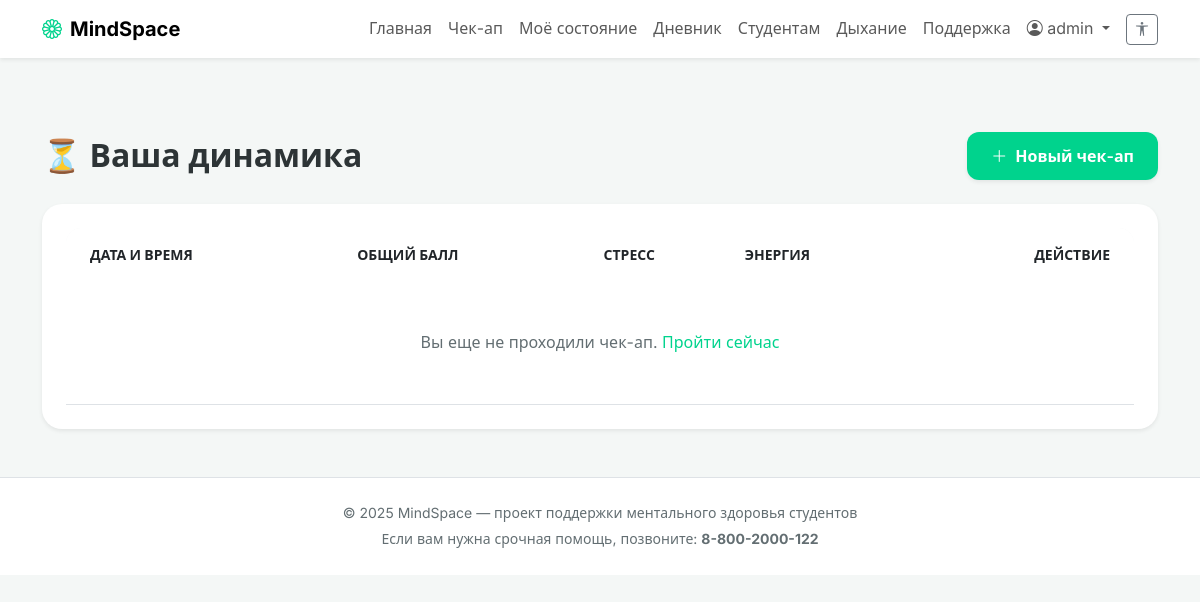
/checkups (signed in), run on an earlier commit of the app's database.
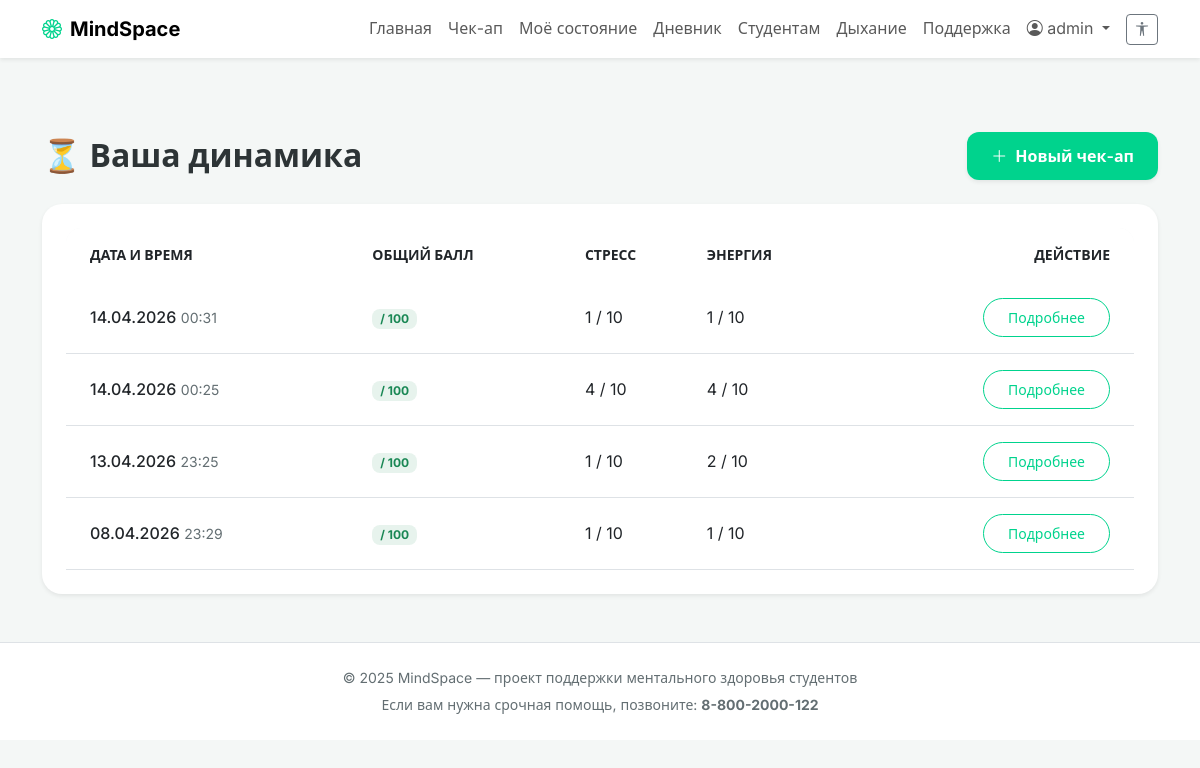
And on a later commit of the database.
### models.py (models this page shows, shortened)
class User(UserMixin, db.Model):
    __tablename__ = 'users'
    id = db.Column(db.Integer, primary_key=True)
    username = db.Column(db.String(64), unique=True, nullable=False)
    email = db.Column(db.String(120), unique=True, nullable=False)
    password_hash = db.Column(db.String(128), nullable=False)
    created_at = db.Column(db.DateTime, default=novosibirsk_time)
    checkups = db.relationship('Checkup', backref='user', lazy='dynamic')
    journal_entries = db.relationship('JournalEntry', backref='user', lazy='dynamic')

class Checkup(db.Model):
    __tablename__ = 'checkups'
    id = db.Column(db.Integer, primary_key=True)
    user_id = db.Column(db.Integer, db.ForeignKey('users.id'), nullable=False)
    date = db.Column(db.DateTime, default=novosibirsk_time)
    stress = db.Column(db.Integer)
    sleep = db.Column(db.Integer)
    energy = db.Column(db.Integer)
    focus = db.Column(db.Integer)
    satisfaction = db.Column(db.Integer)
    motivation = db.Column(db.Integer)
    social = db.Column(db.Integer)
    nutrition = db.Column(db.Integer)
    hopes = db.Column(db.Integer)
    control = db.Column(db.Integer)

### app.py (the view)
@app.route('/checkups')
@login_required
def checkups_history():
    checkups = Checkup.query.filter_by(user_id=current_user.id).order_by(Checkup.date.desc()).all()
    return render_template('checkups_history.html', checkups=checkups, questions=SIMPLE_QUESTIONS_MAP)

### app.py (called while the page is built)
@app.context_processor
def inject_timezone():
    return dict(tz=pytz.timezone('Asia/Novosibirsk'))

@login_manager.user_loader
def load_user(user_id):
    return User.query.get(int(user_id))

### templates/checkups_history.html
{% extends "base.html" %}
{% block content %}
<div class="d-flex justify-content-between align-items-center mb-4">
    <h2 class="fw-bold mb-0">⏳ Ваша динамика</h2>
    <a href="{{ url_for('checkup') }}" class="btn btn-primary shadow-sm"><i class="bi bi-plus-lg me-1"></i> Новый
        чек-ап</a>
</div>
<div class="card border-0 shadow-sm">
    <div class="card-body p-0">
        <div class="table-responsive">
            <table class="table table-hover align-middle mb-0">
                <thead class="bg-light text-muted small text-uppercase">
                    <tr>
                        <th class="ps-4 py-3 border-0" style="border-top-left-radius: 15px;">Дата и время</th>
                        <th class="py-3 border-0">Общий балл</th>
                        <th class="py-3 border-0">Стресс</th>
                        <th class="py-3 border-0">Энергия</th>
                        <th class="pe-4 py-3 border-0 text-end" style="border-top-right-radius: 15px;">Действие</th>
                    </tr>
                </thead>
                <tbody>
                    {% if checkups %}
                    {% for checkup in checkups %}
                    <tr>
                        <td class="ps-4 py-3"><span class="fw-medium">{{ checkup.date.strftime('%d.%m.%Y') }}</span>
                            <span class="text-muted small">{{ checkup.date.strftime('%H:%M') }}</span></td>
                        <td class="py-3"><span class="badge bg-success bg-opacity-10 text-success px-2 py-1"
                                style="border-radius: 8px;">{{ checkup.total_score }} / 100</span></td>
                        <td class="py-3">{{ checkup.stress }} / 10</td>
                        <td class="py-3">{{ checkup.energy }} / 10</td>
                        <td class="pe-4 py-3 text-end">
                            <a href="{{ url_for('result', checkup_id=checkup.id) }}"
                                class="btn btn-sm btn-outline-primary" style="border-radius: 8px;">Подробнее</a>
                        </td>
                    </tr>
                    {% endfor %}
                    {% else %}
                    <tr>
                        <td colspan="5" class="text-center py-5 text-muted">
                            Вы еще не проходили чек-ап. <a href="{{ url_for('checkup') }}" class="text-decoration-none"
                                style="color: var(--primary);">Пройти сейчас</a>
                        </td>
                    </tr>
                    {% endif %}
                </tbody>
            </table>
        </div>
    </div>
</div>
{% endblock %}

### templates/base.html (shortened to what this page needs)
<!DOCTYPE html>
<html lang="ru">
<head>
    <link href="https://cdn.jsdelivr.net/npm/bootstrap@5.3.0/dist/css/bootstrap.min.css" rel="stylesheet">
    <link rel="stylesheet" href="https://cdn.jsdelivr.net/npm/bootstrap-icons@1.11.3/font/bootstrap-icons.min.css">
    <link rel="stylesheet" href="{{ url_for('static', filename='css/style.css') }}">
</head>
<body>
    <nav class="navbar navbar-expand-lg fixed-top bg-white shadow-sm py-2">
        <div class="container">
            <a class="navbar-brand fw-bold" href="{{ url_for('index') }}">
                <i class="bi bi-flower1 me-2" style="color: var(--primary);"></i>MindSpace
            </a>
            <div class="collapse navbar-collapse" id="navbarNav">
                <ul class="navbar-nav ms-auto align-items-center">
                    {% if current_user.is_authenticated %}
                    <li class="nav-item"><a class="nav-link" href="{{ url_for('index') }}">Главная</a></li>
                    <li class="nav-item"><a class="nav-link" href="{{ url_for('checkup') }}">Чек-ап</a></li>
                    <li class="nav-item"><a class="nav-link" href="{{ url_for('my_state') }}">Моё состояние</a></li>
                    <li class="nav-item"><a class="nav-link" href="{{ url_for('journal') }}">Дневник</a></li>
                    <li class="nav-item"><a class="nav-link" href="{{ url_for('student') }}">Студентам</a></li>
                    <li class="nav-item"><a class="nav-link" href="{{ url_for('breathing') }}">Дыхание</a></li>
                    <li class="nav-item"><a class="nav-link" href="{{ url_for('support') }}">Поддержка</a></li>
                    <li class="nav-item dropdown">
                        <a class="nav-link dropdown-toggle" href="#" role="button" data-bs-toggle="dropdown">
                            <i class="bi bi-person-circle"></i> {{ current_user.username }}
                        </a>
                    </li>
                    <li class="nav-item ms-2">
                        <button id="enable-accessibility" class="btn btn-outline-secondary btn-sm"
                            title="Панель доступности">
                            <i class="bi bi-universal-access"></i>
                        </button>
                    </li>
                    {% else %}
                    <li class="nav-item"><a class="nav-link" href="{{ url_for('login') }}">Войти</a></li>
                    <li class="nav-item"><a class="nav-link" href="{{ url_for('register') }}">Регистрация</a></li>
                    {% endif %}
                </ul>
            </div>
        </div>
    </nav>
    <main class="container mt-5 pt-4">
        {% block content %}{% endblock %}
    </main>
    <footer class="mt-5 py-4 bg-white border-top">
        <div class="container text-center text-muted small">
            <p class="mb-1">© 2025 MindSpace — проект поддержки ментального здоровья студентов</p>
            <p class="mb-0">Если вам нужна срочная помощь, позвоните: <strong>8-800-2000-122</strong></p>
        </div>
    </footer>
</body>
</html>

### static/css/style.css (style rules this page uses)
:root { --primary: #00d38d; --bg-color: #f4f7f6; --card-bg: #ffffff; --text-color: #2d3436; --text-muted: #636e72; --border-color: #e9ecef; --font-main: 'Inter', system-ui, sans-serif; --font-size-multiplier: 1; --radius: 20px; --radius-small: 12px; }
html { font-size: calc(16px * var(--font-size-multiplier)); }
body { background-color: var(--bg-color); color: var(--text-color); font-family: var(--font-main); line-height: 1.6; transition: all 0.2s ease; margin: 0; padding-top: 60px; }
.navbar, .accessibility-panel, footer, .card { background-color: var(--card-bg) !important; color: var(--text-color) !important; }
.text-muted { color: var(--text-muted) !important; }
.card { background: var(--card-bg); border: none; border-radius: var(--radius); padding: 1.5rem; transition: transform 0.3s ease, box-shadow 0.3s ease; box-shadow: 0 10px 30px -10px rgba(0, 0, 0, 0.05); }
.btn-primary { background-color: var(--primary) !important; border: none !important; border-radius: 0.75rem !important; padding: 0.75rem 1.5rem !important; font-weight: 600 !important; color: #fff !important; transition: opacity 0.2s; }
.btn-outline-primary { border-color: var(--primary) !important; color: var(--primary) !important; border-radius: 2rem !important; padding: 0.5rem 1.5rem !important; font-weight: 500; }

What changed in the data, as far as the page shows it:
added Checkup: date "14.04.2026", date "00:31", stress "1", energy "1"
added Checkup: date "14.04.2026", date "00:25", stress "4", energy "4"
added Checkup: date "13.04.2026", date "23:25", stress "1", energy "2"
added Checkup: date "08.04.2026", date "23:29", stress "1", energy "1"
Also different on the page:
text no longer shown: "Вы еще не проходили чек-ап. Пройти сейчас"
